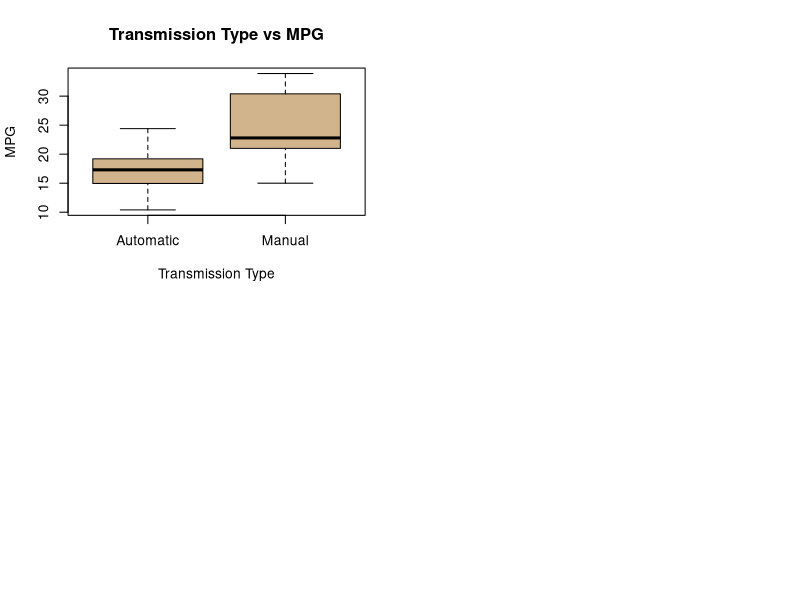
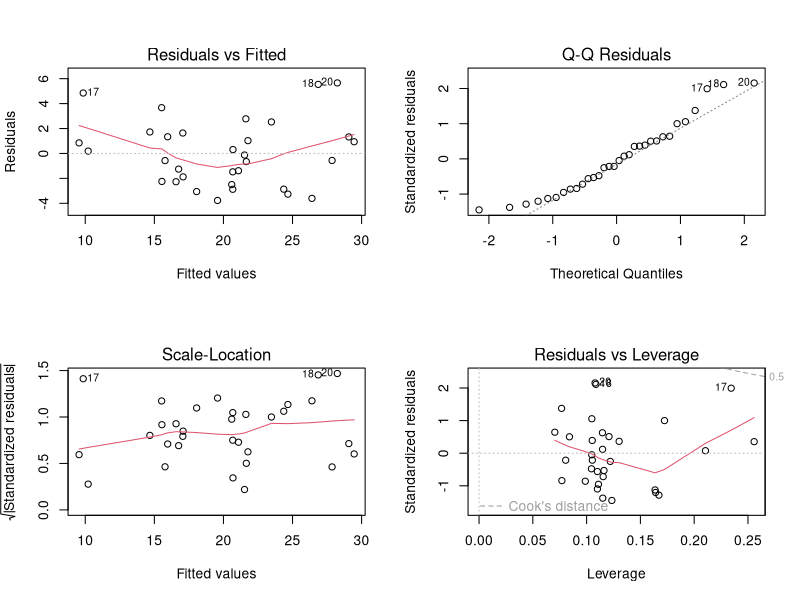

The R source for these figures, in order:
## ---- chunk 1
library(datasets)
data(mtcars)
attach(mtcars)
## ---- chunk 2
automatics <- mtcars[mtcars$am=="0",]
manuals <- mtcars[mtcars$am=="1",]
t.test(automatics$mpg, manuals$mpg)$p.value
## ---- chunk 3
summary(lm(mpg~am))$r.squared
## ---- chunk 4
fit2 <- lm(mpg~., data=mtcars); fit2$coefficients
## ---- chunk 5
corr <- data.frame(cor(am,wt), cor(am,carb), cor(am,cyl), cor(am,vs), cor(am,gear), cor(am,drat), cor(am,qsec))
colnames(corr) <- c("am/wt", "am/carb", "am/cyl", "am/vs", "am/gear", "am/drat", "am/qsec")
corr
## ---- chunk 6
a <- lm(mpg~am+wt); b <- lm(mpg~am+carb); c <- lm(mpg~am+cyl); d <- lm(mpg~am+vs); e <- lm(mpg~am+qsec)
fit3 <- c(a$coef, b$coef, c$coef, d$coef, e$coef)
fit3
## ---- chunk 7
Mod1 <- lm(mpg~am); Mod2 <- lm(mpg~am+wt); Mod3 <- lm(mpg~am+wt+vs); Mod4 <- lm(mpg~am+wt+vs+cyl)
anova <- anova(Mod1, Mod2, Mod3, Mod4)
anova[6]
## ---- chunk 8
lm(mpg~am+wt+vs)$coef
## ---- chunk 9
summary(lm(mpg~am+wt+vs))$r.squared
## ---- chunk 10
par(mfrow=c(2,2))
boxplot(mpg~am, data = mtcars, col = c("tan", "tan"), xlab = "Transmission Type", ylab = "MPG", main = "Transmission Type vs MPG", xaxt="n")
axis(side=1, at=c(0,1)+1, labels=c("Automatic", "Manual"))
## ---- chunk 11
par(mfrow = c(2,2))
plot(lm(mpg~am+wt+vs))
